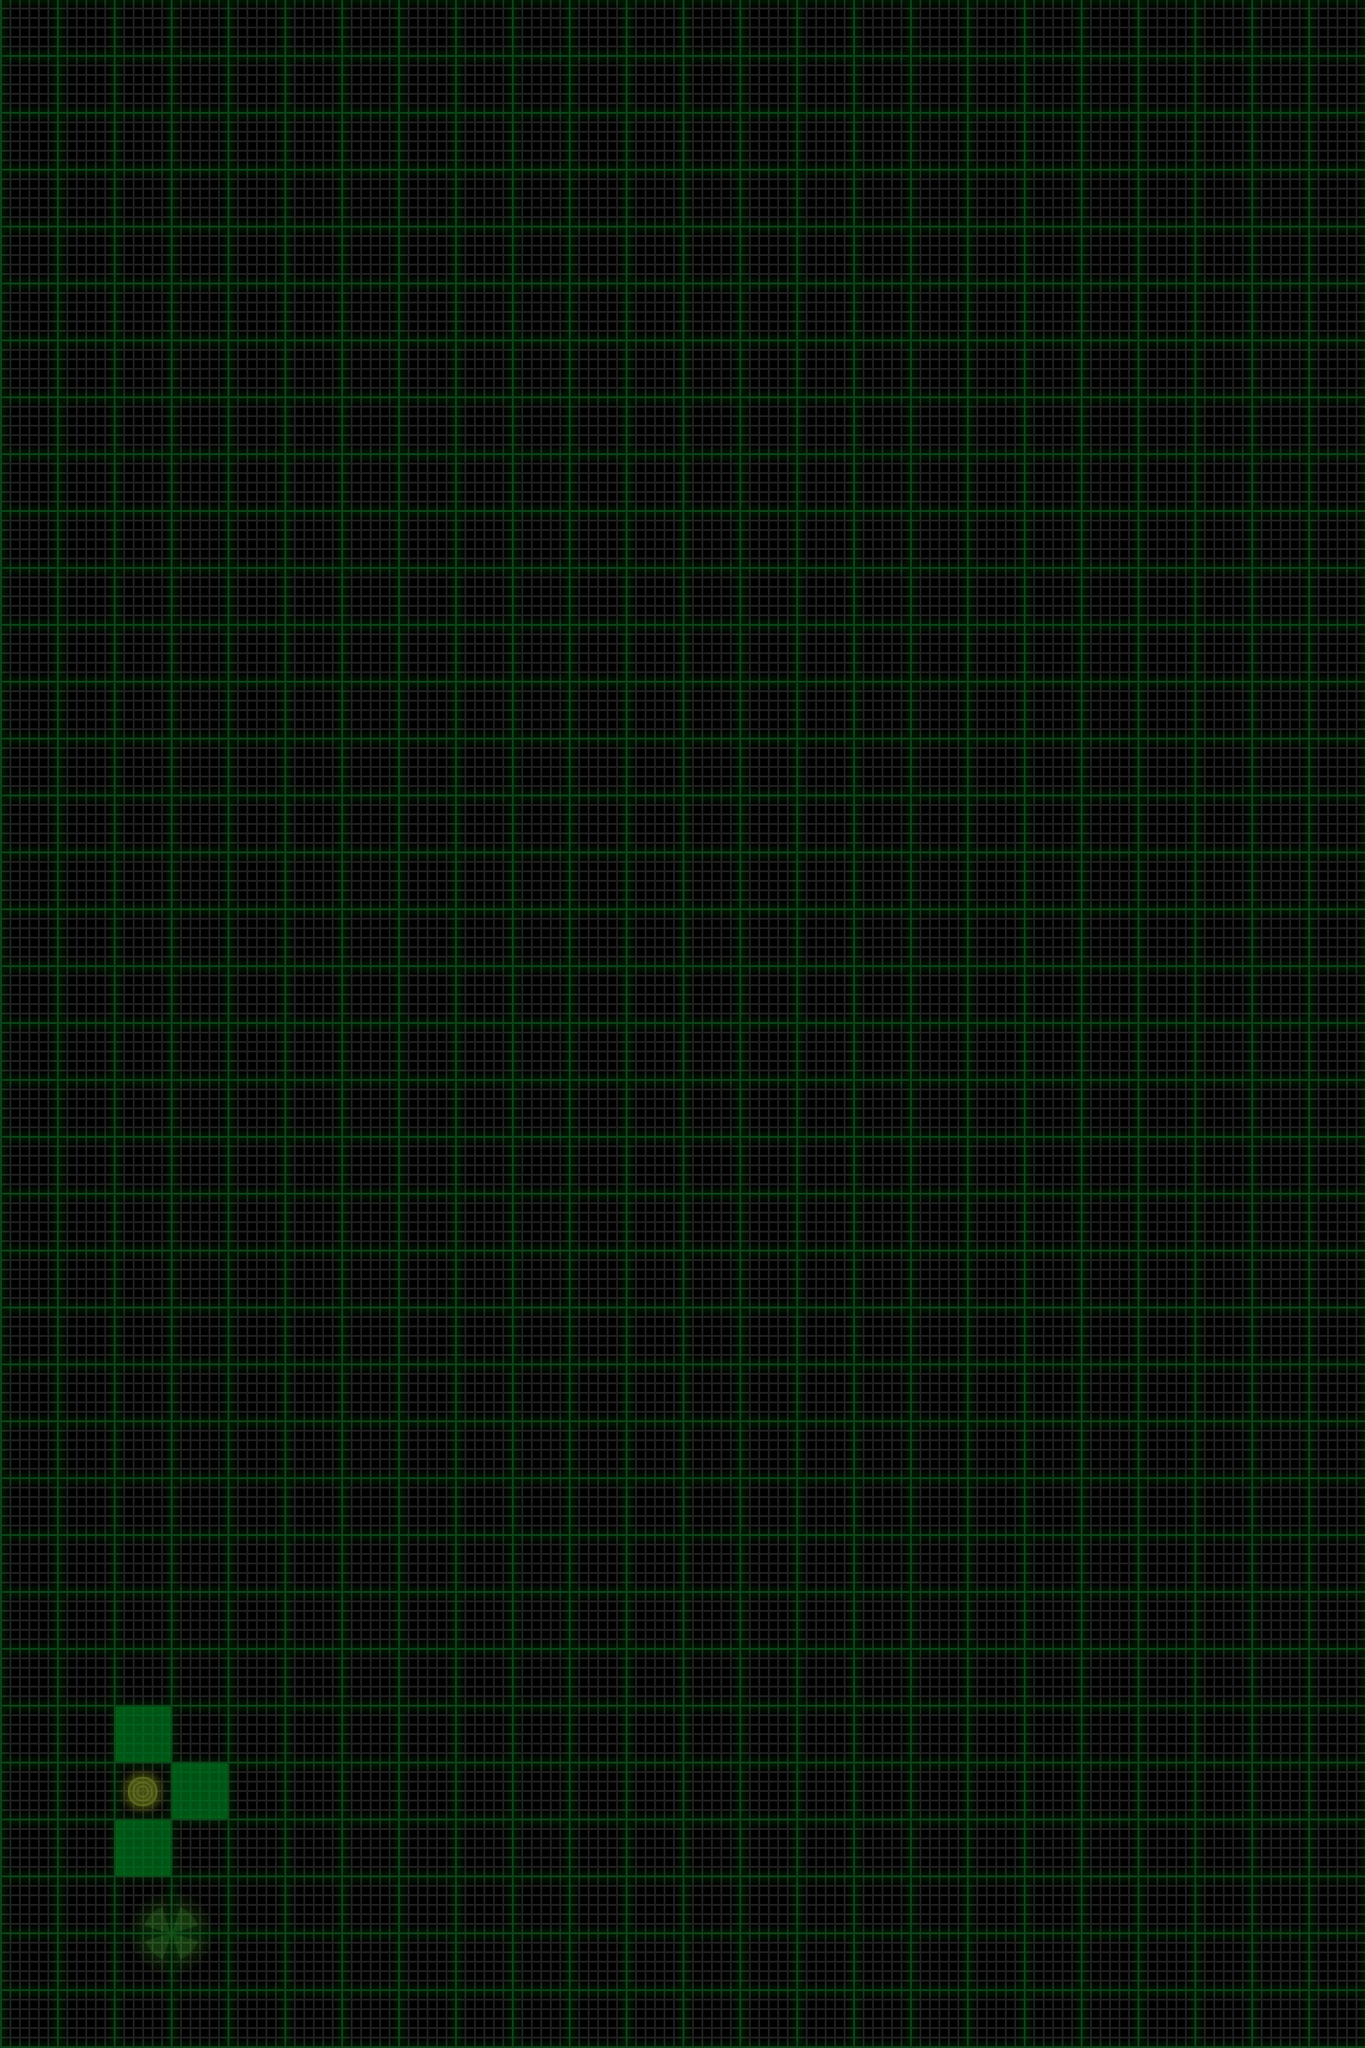

This is a level from a 2D game, rendered from its Tiled map with the project's own tilesets. A one-line summary and the map file follow, with tile-layer data summarised:
An orthogonal 24x36 tile map with 60x60 px tiles, 4 tile layers (map, terrain, items, sand), 2 tilesets and 1 object (startSite).

<map version="1.0" orientation="orthogonal" width="24" height="36" tilewidth="60" tileheight="60">
 <tileset firstgid="1" name="map" tilewidth="60" tileheight="60">
  <image source="map.png" />
  <tile id="0">
   <properties>
    <property name="mapID" value="empty" />
   </properties>
  </tile>
  <tile id="1">
   <properties>
    <property name="mapID" value="down-1" />
   </properties>
  </tile>
  <tile id="2">
   <properties>
    <property name="mapID" value="down-2" />
   </properties>
  </tile>
  <tile id="3">
   <properties>
    <property name="mapID" value="down-3" />
   </properties>
  </tile>
  <tile id="4">
   <properties>
    <property name="mapID" value="down-4" />
   </properties>
  </tile>
  <tile id="5">
   <properties>
    <property name="mapID" value="down-5" />
   </properties>
  </tile>
  <tile id="6">
   <properties>
    <property name="mapID" value="up-1" />
   </properties>
  </tile>
  <tile id="7">
   <properties>
    <property name="mapID" value="up-2" />
   </properties>
  </tile>
  <tile id="8">
   <properties>
    <property name="mapID" value="up-3" />
   </properties>
  </tile>
  <tile id="9">
   <properties>
    <property name="mapID" value="up-4" />
   </properties>
  </tile>
  <tile id="10">
   <properties>
    <property name="mapID" value="up-5" />
   </properties>
  </tile>
 </tileset>
 <tileset firstgid="17" name="items" tilewidth="60" tileheight="60">
  <image source="items.png" />
  <tile id="0">
   <properties>
    <property name="itemID" value="station" />
   </properties>
  </tile>
  <tile id="1">
   <properties>
    <property name="itemID" value="sensorSite" />
   </properties>
  </tile>
  <tile id="8">
   <properties>
    <property name="itemID" value="station" />
   </properties>
  </tile>
  <tile id="9">
   <properties>
    <property name="itemID" value="sensor" />
   </properties>
  </tile>
  <tile id="16">
   <properties>
    <property name="itemID" value="station" />
   </properties>
  </tile>
  <tile id="17">
   <properties>
    <property name="itemID" value="sample" />
   </properties>
  </tile>
  <tile id="24">
   <properties>
    <property name="itemID" value="station" />
   </properties>
  </tile>
 </tileset>
 <layer name="map" width="24" height="36">
  <data>[864 cells, 864 non-empty, 1 distinct tile ids]</data>
 </layer>
 <layer name="terrain" width="24" height="36">
  <data>[864 cells, 3 non-empty, 1 distinct tile ids]</data>
 </layer>
 <layer name="items" width="24" height="36">
  <data>[864 cells, 5 non-empty, 5 distinct tile ids]</data>
 </layer>
 <layer name="sand" width="24" height="36">
  <data>[864 cells, 0 non-empty, 0 distinct tile ids]</data>
 </layer>
 <objectgroup name="objects" width="24" height="36">
  <object name="startSite" x="150" y="2010">
   <properties>
    <property name="bearing" value="west" />
    <property name="energy" value="8" />
    <property name="expectedCodeScore" value="11" />
    <property name="sampleSites" value="0" />
    <property name="sensorSites" value="1" />
    <property name="zoom" value="in" />
   </properties>
  </object>
 </objectgroup>
</map>
